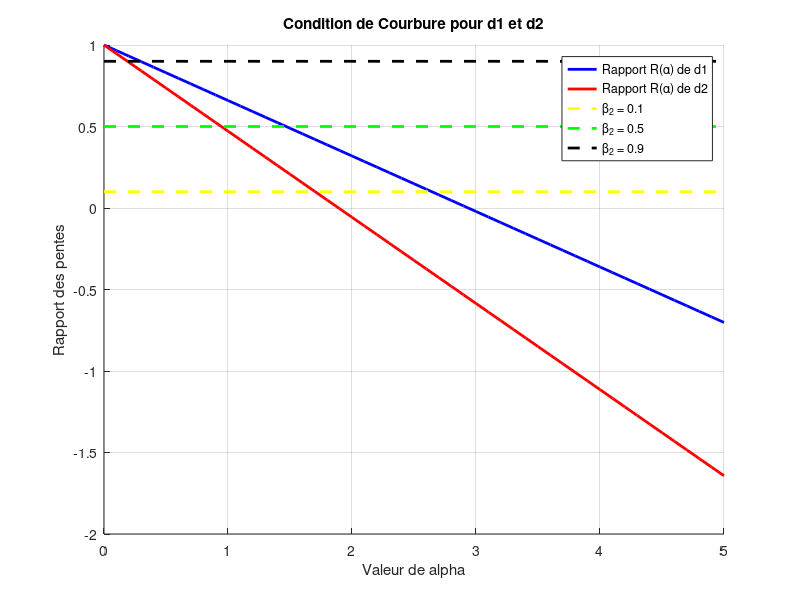

Write MATLAB code to recreate this figure.

clc;
clear;
close all;

% --- Données du problème ---
x0 = [10 ; 1];          % Point de départ (vecteur colonne)
D1 = [-10 ; -9];        % Direction 1
D2 = [-2 ; 1];          % Direction 2

% --- Normalisation des directions ---
% On divise chaque vecteur par sa longueur (norme) pour avoir une taille de 1
d1 = D1 / norm(D1); 
d2 = D2 / norm(D2);

% --- Paramètres de test ---
alpha_max = 5;          % On teste alpha de 0 à 5
pas = 0.1;              % On avance de 0.1 en 0.1
alphas = 0 : pas : alpha_max; 

% Seuils beta2 à tester
beta2_valeurs = [0.1, 0.5, 0.9];

% Calcul du gradient au point initial x0
% f0 = 1/2*x1^2 + 9/2*x2^2  => grad = [x1 ; 9*x2]
grad_initial = [x0(1) ; 9*x0(2)];

% Produit scalaire initial (pente au départ)d1
pente_initialed1 = grad_initial(1)*d1(1) + grad_initial(2)*d1(2);
% Produit scalaire initial (pente au départ)d2
pente_initialed2 = grad_initial(1)*d2(1) + grad_initial(2)*d2(2);

% Création d'un tableau vide pour stocker les résultats d1
rapports_d1 = zeros(1, length(alphas));
% Création d'un tableau vide pour stocker les résultats d1
rapports_d2 = zeros(1, length(alphas));

for i = 1:length(alphas)
    % 1. On trouve le nouveau point x
    a = alphas(i);
    x_actueld1 = x0 + a * d1;
    x_actueld2 = x0 + a * d2;
    
    % 2. On calcule le gradient à ce nouveau point
    grad_actueld1 = [x_actueld1(1) ; 9*x_actueld1(2)];
    grad_actueld2 = [x_actueld2(1) ; 9*x_actueld2(2)];
    
    % 3. On calcule la nouvelle pente (produit scalaire)
    pente_actuelled1 = grad_actueld1(1)*d1(1) + grad_actueld1(2)*d1(2);
    pente_actuelled2 = grad_actueld2(1)*d2(1) + grad_actueld2(2)*d2(2);
    
    % 4. On calcule le rapport R
    rapports_d1(i) = pente_actuelled1 / pente_initialed1;
    rapports_d2(i) = pente_actuelled2 / pente_initialed2;
end


figure(1);
hold on; % Pour dessiner plusieurs choses sur le même graphique
% Tracer la courbe du rapport
plot(alphas, rapports_d1, 'b', 'LineWidth', 2);
plot(alphas, rapports_d2, 'r', 'LineWidth', 2); 

% Tracer les lignes horizontales pour les conditions de Wolfe
plot([0 5], [0.1 0.1], 'y--', 'LineWidth', 2); % Ligne pour beta2 = 0.1
plot([0 5], [0.5 0.5], 'g--', 'LineWidth', 2); % Ligne pour beta2 = 0.5
plot([0 5], [0.9 0.9], 'k--', 'LineWidth', 2); % Ligne pour beta2 = 0.9

grid on;
title('Condition de Courbure pour d1 et d2');
xlabel('Valeur de alpha');
ylabel('Rapport des pentes');
%legend('Dans la diretion d1','Dans la diretion d2')
legend('Rapport R(\alpha) de d1', 'Rapport R(\alpha) de d2', '\beta_2 = 0.1', '\beta_2 = 0.5', '\beta_2 = 0.9');
